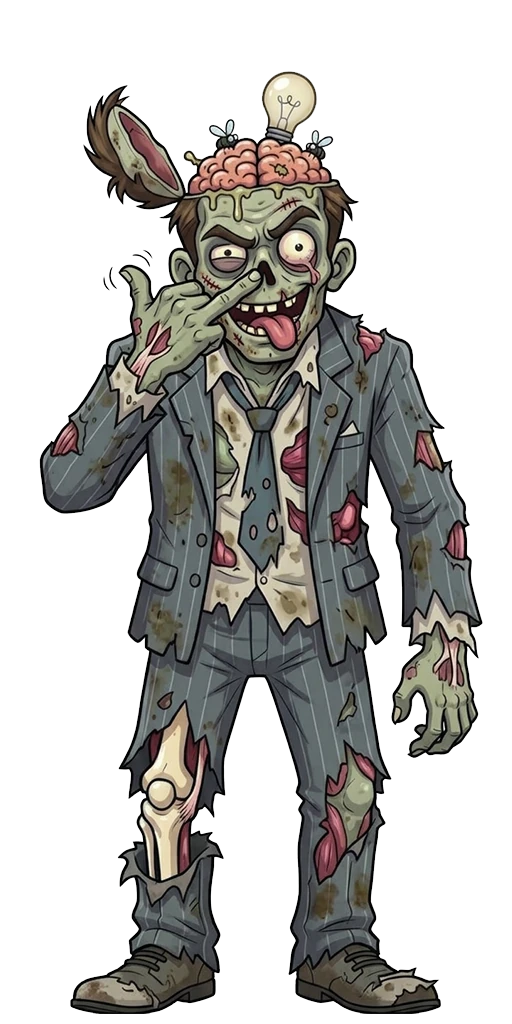
#> input picture scripts/_r85_arte/picando.webp, 512 x 1024 px, given in place of victoria.png, which was not available
$ python prepare_posters.py
#> lines starting #> are read from the running program, lines starting #| are printed output that depends on the picture
#!/usr/bin/env python3
"""v2.26 · Prepara los carteles de victoria/derrota del usuario:
  - Redimensiona a 1024 px de ancho (mantiene aspecto) y guarda como JPEG
    q=82 optimizado -> poco peso para incrustar en base64.
  - Informe de dimensiones/peso para fijar el tamaño del plano 3D.
Salida: scripts/poster_win.jpg / scripts/poster_lose.jpg
"""
from PIL import Image
import os

SRC = [("/home/z/my-project/upload/victoria.png", "/home/z/my-project/scripts/poster_win.jpg"),
       ("/home/z/my-project/upload/derrota.png", "/home/z/my-project/scripts/poster_lose.jpg")]

for src, dst in SRC:
    im = Image.open(src)
#> im is the input picture: PIL image 512x1024 RGBA; mean R, G, B, A 181.7, 180.4, 177.8, 108.3
    w, h = im.size
#> w = 512; h = 1024
    print(f"{os.path.basename(src)}: {w}x{h}  aspecto={w/h:.4f}  {os.path.getsize(src)/1e6:.2f} MB  modo={im.mode}")
#| victoria.png: 512x1024  aspecto=0.5000  0.10 MB  modo=RGBA
    if im.mode != "RGB":
        im = im.convert("RGB")
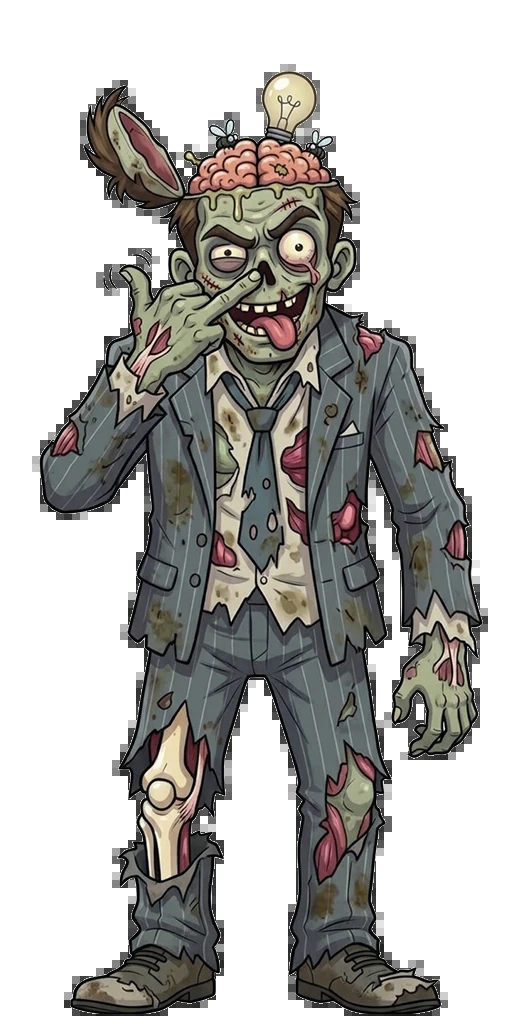
#> im: PIL image 512x1024 RGB; mean R, G, B 181.7, 180.4, 177.8
    nw = 1024
    nh = round(h * nw / w)
#> nh = 2048
    im = im.resize((nw, nh), Image.LANCZOS)
#> im: PIL image 1024x2048 RGB
    im.save(dst, "JPEG", quality=82, optimize=True, progressive=True)
    print(f"   -> {dst}: {nw}x{nh}  aspecto={nw/nh:.4f}  {os.path.getsize(dst)/1e6:.3f} MB")
#|    -> /home/z/my-project/scripts/poster_win.jpg: 1024x2048  aspecto=0.5000  0.213 MB
#> pass 2 of the loop `for src, dst in SRC:`:
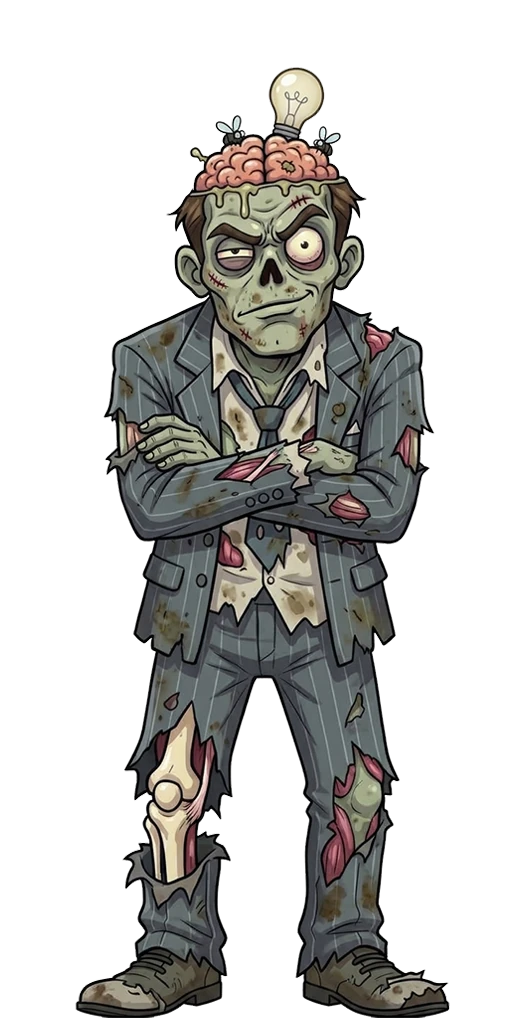
#> input picture scripts/_r88_idle_anterior.webp, 512 x 1024 px, given in place of derrota.png, which was not available
#> im is the input picture: PIL image 512x1024 RGBA; mean R, G, B, A 168.8, 168.1, 165.6, 95.7
#| derrota.png: 512x1024  aspecto=0.5000  0.09 MB  modo=RGBA
#> `im = im.convert("RGB")`:
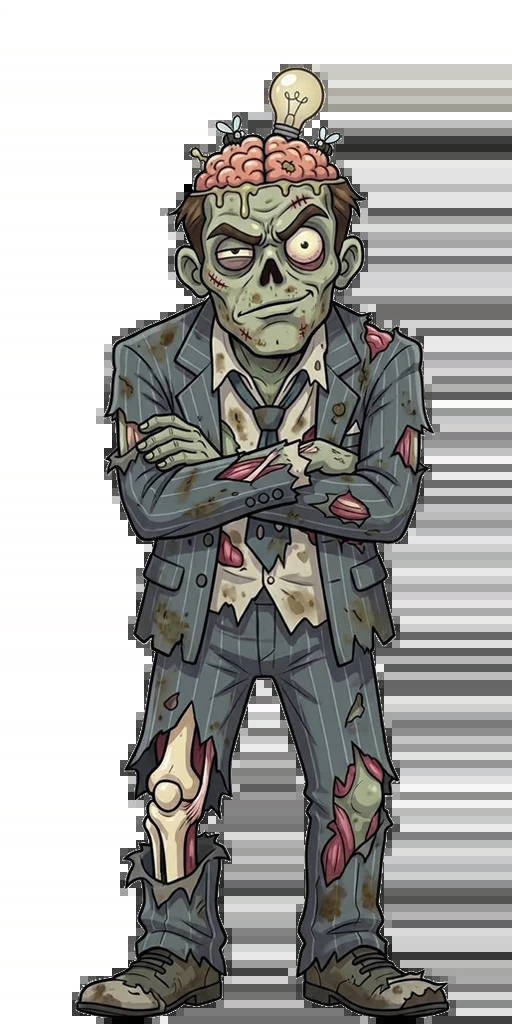
#> im: PIL image 512x1024 RGB; mean R, G, B 168.8, 168.1, 165.6
#|    -> /home/z/my-project/scripts/poster_lose.jpg: 1024x2048  aspecto=0.5000  0.214 MB
